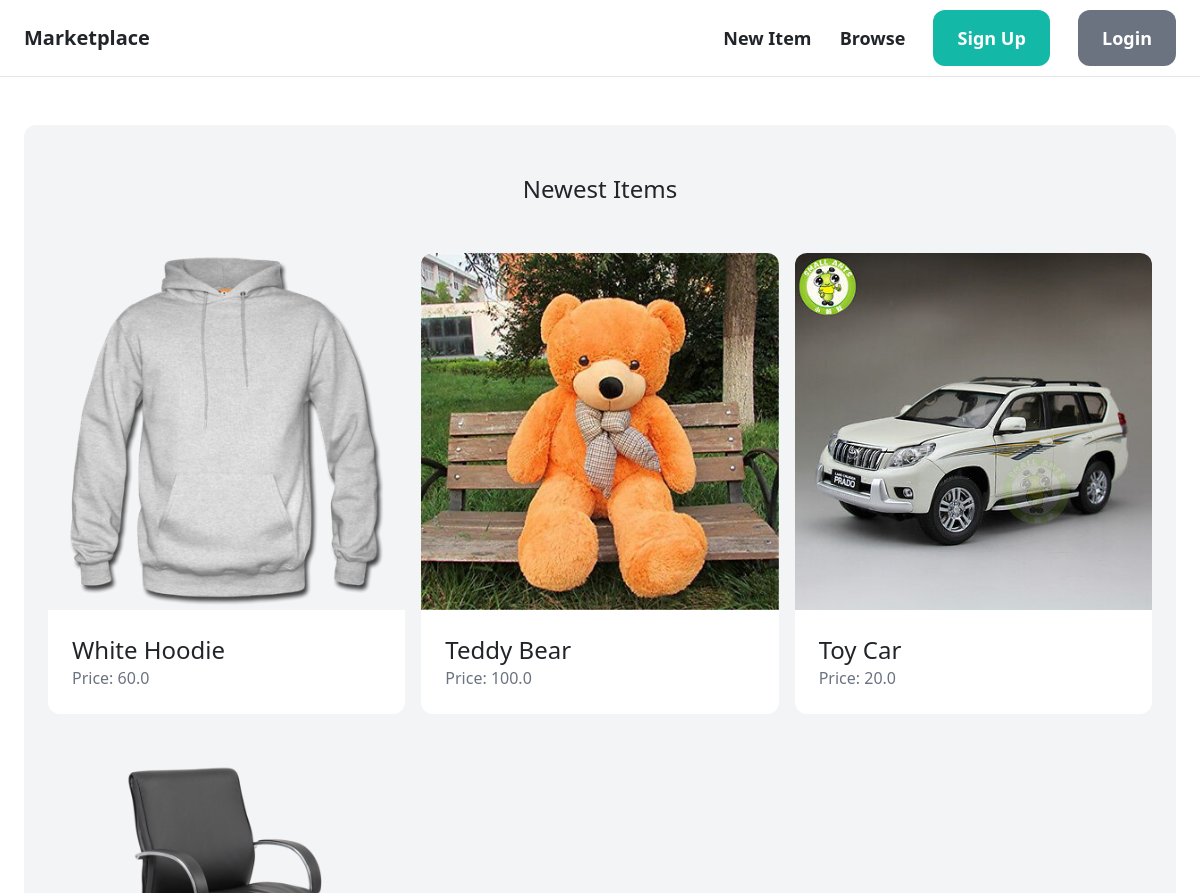
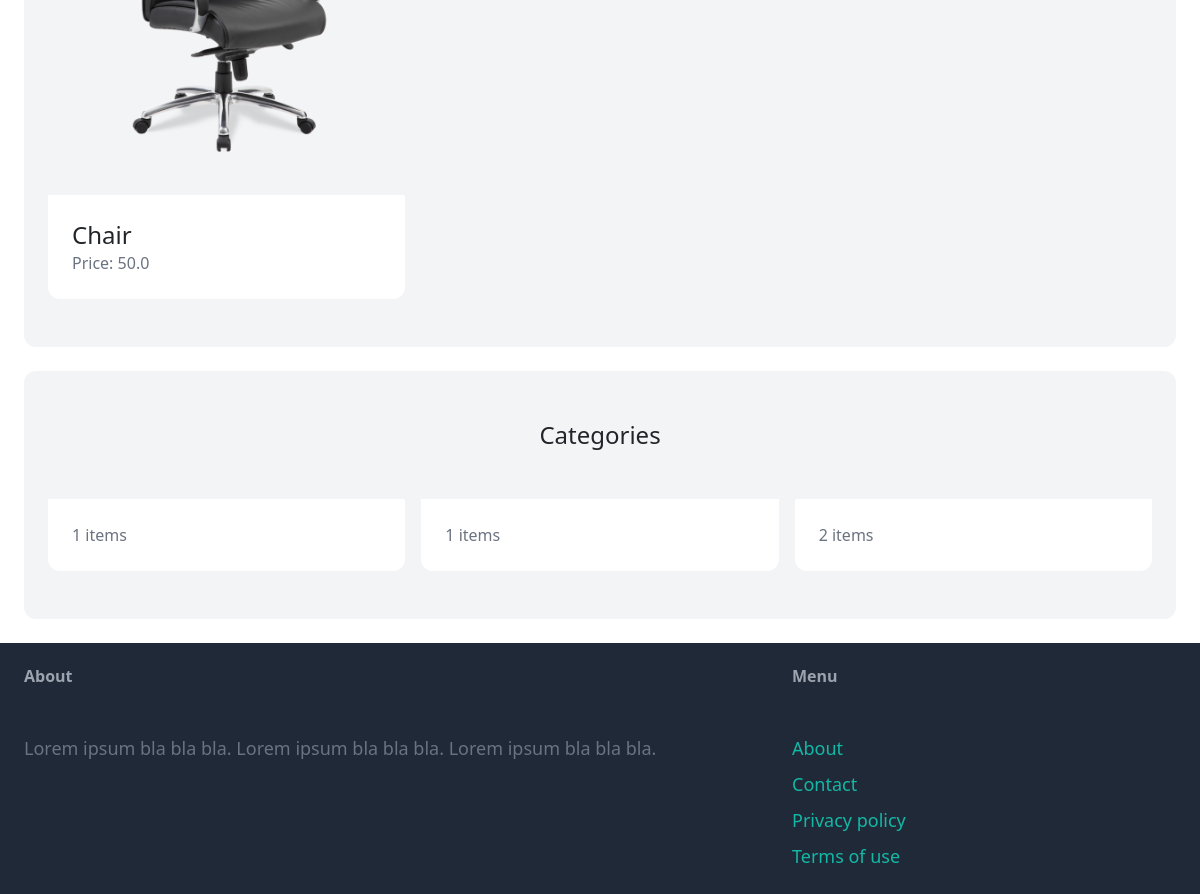
The page / on the database its author committed (2 pictures, top to bottom).
### item/models.py (models this page shows, shortened)
class Item(models.Model):
    category = models.ForeignKey(Category, related_name='items', on_delete=models.CASCADE)
    name = models.CharField(max_length=255)
    description = models.TextField(blank=True, null=True)
    price = models.FloatField()
    image = models.ImageField(upload_to='item_images', blank=True, null=True)
    is_sold = models.BooleanField(default=False)
    created_at = models.DateTimeField(auto_now_add=True)
    created_by = models.ForeignKey(User, related_name='items', on_delete=models.CASCADE)

class Category(models.Model):
    name = models.CharField(max_length=255)
    class Meta:
        ordering = ('name',)
        verbose_name_plural = 'Categories'

### core/views.py (the view)
# urls.py: path('', views.index, name='index'),
def index(request):
    items = Item.objects.filter(is_sold=False)[0:6]
    categories = Category.objects.all()
    return render(request, 'core/index.html', {
        'categories': categories,
        'items': items
    })

### core/templates/core/index.html (shortened to what this page needs)
{% extends 'core/base.html' %}
{% block content %}
<div class="mt-6 px-6 py-12 bg-gray-100 rounded-xl">
    <h2 class="mb-12 text-2xl text-center ">Newest Items</h2>
    <div class="grid grid-cols-3 gap-3">
        {% for item in items %}
            <div>
                <a href="{% url 'item:detail' item.id %}">
                    <div>
                        <img src="{{ item.image.url }}" alt="" class="rounded-t-xl">
                    </div>
                    <div class="p-6 bg-white rounded-b-xl">
                        <h2 class="text-2xl">{{ item.name }}</h2>
                        <p class="text-gray-500">Price: {{ item.price }}</p>
                    </div>
                </a>
            </div>
        {% endfor %}
    </div>
</div>
<div class="mt-6 px-6 py-12 bg-gray-100 rounded-xl">
    <h2 class="mb-12 text-2xl text-center ">Categories</h2>
    <div class="grid grid-cols-3 gap-3">
        {% for category in categories %}
            <div>
                <a href="#">
                    <div class="p-6 bg-white rounded-b-xl">
                        <p class="text-gray-500">{{ category.items.count }} items</p>
                    </div>
                </a>
            </div>
        {% endfor %}
    </div>
</div>
{% endblock %}

### rows shown on the page
Item: image (picture), name "White Hoodie", price "60.0"
Item: image (picture), name "Teddy Bear", price "100.0"
Item: image (picture), name "Toy Car", price "20.0"
Item: image (picture), name "Chair", price "50.0"
Category: items.count "1"
Category: items.count "1"
Category: items.count "2"
